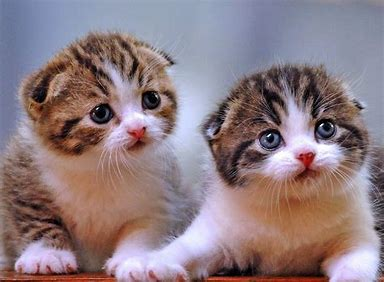
#> input picture PCD/PCD/PCD SESI 14/download.jpeg, 384 x 282 px
$ python hillEncrypt.py
#> lines starting #> are read from the running program, lines starting #| are printed output that depends on the picture
import imageio.v3 as img
import numpy as np
import matplotlib.pyplot as plt

def determinan (key):
    a = key [0] [0]
    b = key [0] [1]
    c = key [1] [0]
    d = key [1] [1]

    return (a * d) - (b * c) == 1

def EnkripDekrip (image, key, choice):
    if not determinan(key):
        return "Determinan Salah !!"

    if choice == 1 :
        a = key [0] [0]
        b = key [0] [1]
        c = key [1] [0]
        d = key [1] [1]
    elif choice == 2 :
        d = key [0] [0]
        b = 256 - key [0] [1]
        c = 256 - key [1] [0]
        a = key [1] [1]


    result = np.zeros_like(image)
    for i in range(0, image.shape[0]-1,2):
        for j in range(0, image.shape[1]):
            r1 = ((image[i, j, 0] * a) + (image [i+1, j, 0] * c)) % 256
            r2 = ((image[i, j, 0] * b) + (image [i+1, j, 0] * d)) % 256

            g1 = ((image[i, j, 1] * a) + (image [i+1, j, 1] * c)) % 256
            g2 = ((image[i, j, 1] * b) + (image [i+1, j, 1] * d)) % 256

            b1 = ((image[i, j, 2] * a) + (image [i+1, j, 2] * c)) % 256
            b2 = ((image[i, j, 2] * b) + (image [i+1, j, 2] * d)) % 256

            result [i,j,0] = r1
            result [i+1,j,0] = r2
            result [i,j,1] = g1
            result [i+1,j,1] = g2
            result [i,j,2] = b1
            result [i+1,j,2] = b2

    return result.astype(np.uint8)

image = img.imread ("download.jpeg")
#> image is the input picture: shape (282, 384, 3); mean R, G, B 142.4, 124, 129.5
key = np.array([
    [5,3],
    [3,2]
])

imgEnkripsi = EnkripDekrip(image, key, 1)
#> after the loop in EnkripDekrip, `for i in range(0, image.shape[0]-1,2):`:
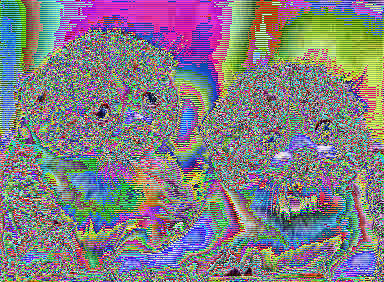
#> result: shape (282, 384, 3); mean R, G, B 129.3, 125.6, 131.3
imgDekripsi = EnkripDekrip(imgEnkripsi, key, 2)

plt.figure(figsize=(10,10))

plt.subplot(1,3,1)
plt.imshow(image)

plt.subplot(1,3,2)
plt.imshow(imgEnkripsi)

plt.subplot(1,3,3)
plt.imshow(imgDekripsi)

plt.show()
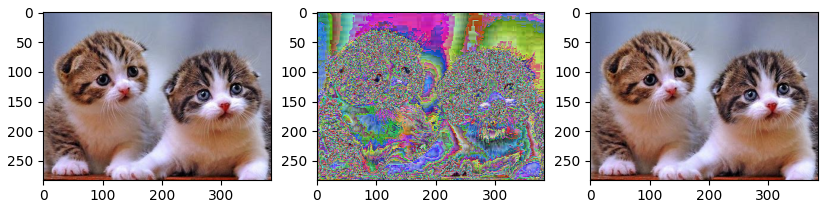
#> figure drawn by matplotlib, 3 panels

$ run again, with PCD/PCD/PCD SESI 14/enc.jpg copied over PCD/PCD/PCD SESI 14/download.jpeg
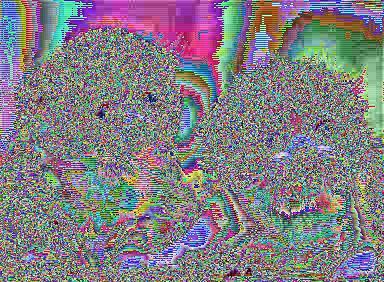
#> input picture PCD/PCD/PCD SESI 14/enc.jpg, 384 x 282 px
#> image is the input picture: shape (282, 384, 3); mean R, G, B 129.6, 125.6, 131.5
#> after the loop in EnkripDekrip, `for i in range(0, image.shape[0]-1,2):`:
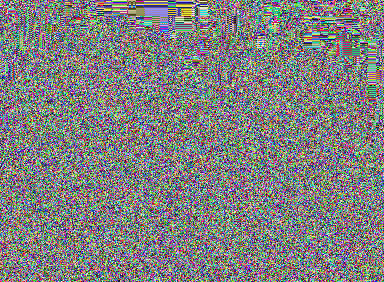
#> result: shape (282, 384, 3); mean R, G, B 127.5, 127.8, 127.9
#> `plt.show()`:
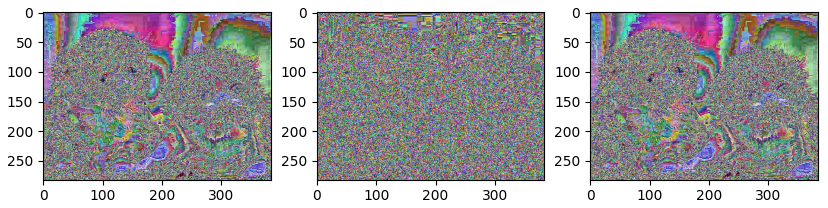
#> figure drawn by matplotlib, 3 panels
